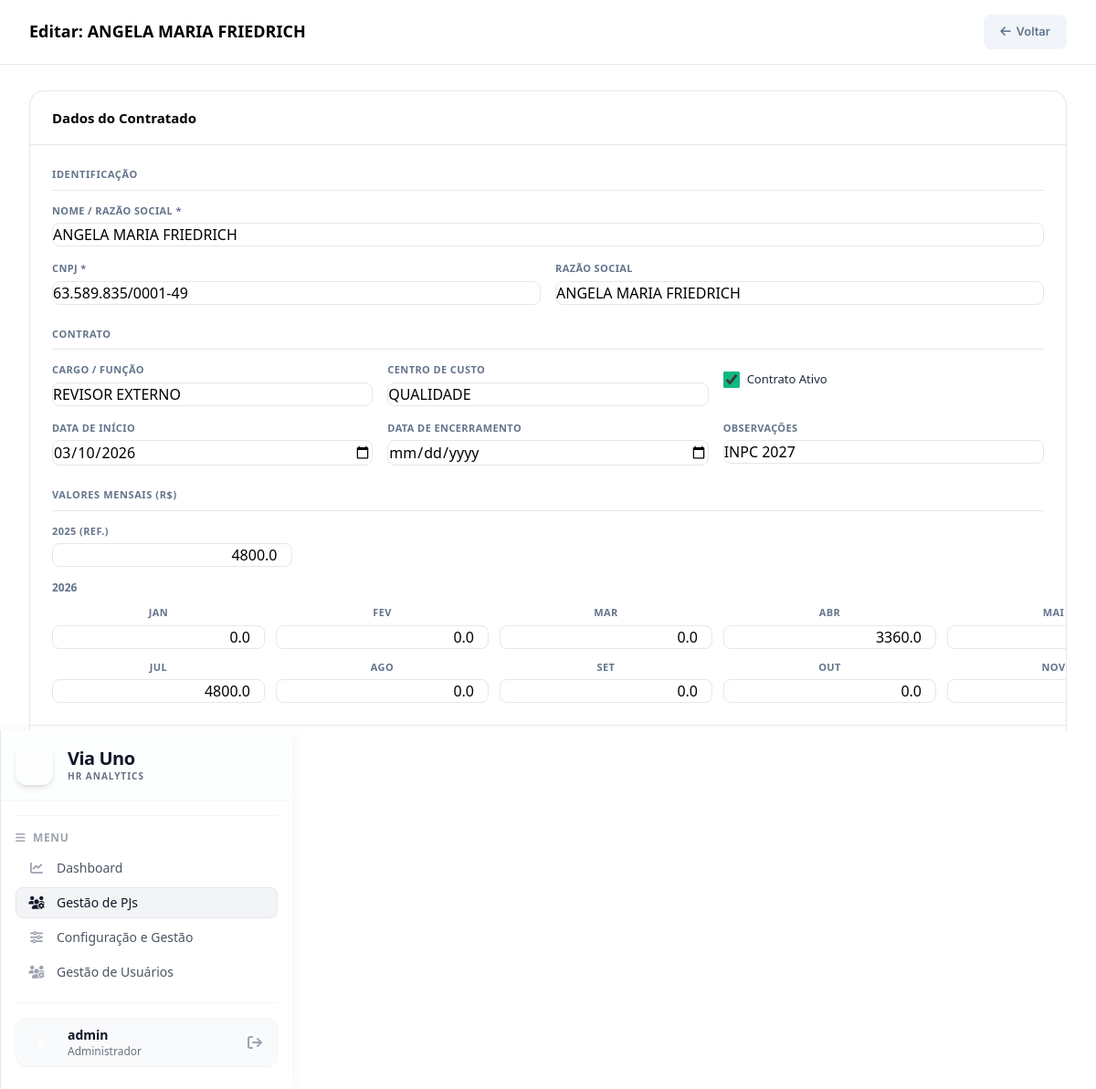
/admin/pj/editar/4 (signed in), run on the app's committed database.
### models.py (models this page shows, shortened)
class PjContrato(db.Model):
    __tablename__ = 'pj_contratos'
    id = db.Column(db.Integer, primary_key=True)
    nome = db.Column(db.String(200), nullable=False)
    cnpj = db.Column(db.String(20), unique=True, nullable=False)
    razao_social = db.Column(db.String(200))
    data_inicio = db.Column(db.Date)
    data_encerramento = db.Column(db.Date)
    cargo = db.Column(db.String(100))
    centro_custo = db.Column(db.String(100))
    observacoes = db.Column(db.Text)
    ativo = db.Column(db.Boolean, default=True)
    valor_2025 = db.Column(db.Float, default=0.0)
    valor_jan_2026 = db.Column(db.Float, default=0.0)
    valor_fev_2026 = db.Column(db.Float, default=0.0)
    valor_mar_2026 = db.Column(db.Float, default=0.0)
    valor_abr_2026 = db.Column(db.Float, default=0.0)
    valor_mai_2026 = db.Column(db.Float, default=0.0)
    valor_jun_2026 = db.Column(db.Float, default=0.0)
    valor_jul_2026 = db.Column(db.Float, default=0.0)
    valor_ago_2026 = db.Column(db.Float, default=0.0)
    valor_set_2026 = db.Column(db.Float, default=0.0)
    valor_out_2026 = db.Column(db.Float, default=0.0)
    valor_nov_2026 = db.Column(db.Float, default=0.0)
    valor_dez_2026 = db.Column(db.Float, default=0.0)

class User(UserMixin, db.Model):
    __tablename__ = 'users'
    id = db.Column(db.Integer, primary_key=True)
    username = db.Column(db.String(80), unique=True, nullable=False)
    password_hash = db.Column(db.String(200), nullable=False)
    role = db.Column(db.String(20), nullable=False, default='viewer')  # 'editor' or 'viewer'
    @property
    def is_editor(self):
        return self.role == 'editor'

### app.py (the view)
@app.route('/admin/pj/editar/<int:pj_id>', methods=['GET', 'POST'])
@editor_required
def pj_editar(pj_id):
    pj = PjContrato.query.get_or_404(pj_id)
    if request.method == 'POST':
        _populate_pj(pj, request.form)
        db.session.commit()
        flash(f'PJ "{pj.nome}" atualizado com sucesso!', 'success')
        return redirect(url_for('admin'))
    return render_template('pj_form.html', pj=pj, title=f'Editar: {pj.nome}')

### templates/pj_form.html (shortened to what this page needs)
<!DOCTYPE html>
<html lang="pt-BR">
<head>
    <script src="https://cdn.tailwindcss.com"></script>
    <link rel="stylesheet" href="https://cdnjs.cloudflare.com/ajax/libs/font-awesome/6.4.0/css/all.min.css">
</head>
<body>
    <div class="main">
        <div class="topbar">
            <h1>{{ title }}</h1>
            <div class="topbar-actions">
                <a href="{{ url_for('admin') }}" class="btn btn-secondary"><i class="fa-solid fa-arrow-left"></i> Voltar</a>
            </div>
        </div>
        <div class="content">
            <form method="POST">
                <div class="form-card">
                    <div class="form-card-header">
                        <h2>Dados do Contratado</h2>
                    </div>
                    <div class="form-body">
                        <div class="section-title">Identificação</div>
                        <div class="grid-2">
                            <div class="form-group span-2">
                                <label for="nome">Nome / Razão Social *</label>
                                <input type="text" id="nome" name="nome" value="{{ pj.nome if pj else '' }}" required>
                            </div>
                            <div class="form-group">
                                <label for="cnpj">CNPJ *</label>
                                <input type="text" id="cnpj" name="cnpj" value="{{ pj.cnpj if pj else '' }}" required placeholder="00.000.000/0000-00">
                            </div>
                            <div class="form-group">
                                <label for="razao_social">Razão Social</label>
                                <input type="text" id="razao_social" name="razao_social" value="{{ pj.razao_social if pj else '' }}">
                            </div>
                        </div>
                        <div class="section-title">Contrato</div>
                        <div class="grid-3">
                            <div class="form-group">
                                <label for="cargo">Cargo / Função</label>
                                <input type="text" id="cargo" name="cargo" value="{{ pj.cargo if pj else '' }}">
                            </div>
                            <div class="form-group">
                                <label for="centro_custo">Centro de Custo</label>
                                <input type="text" id="centro_custo" name="centro_custo" value="{{ pj.centro_custo if pj else '' }}">
                            </div>
                            <div class="form-group">
                                <div class="ativo-toggle">
                                    <input type="checkbox" id="ativo" name="ativo" {{ 'checked' if (not pj or pj.ativo) else '' }}>
                                    <label for="ativo">Contrato Ativo</label>
                                </div>
                            </div>
                            <div class="form-group">
                                <label for="data_inicio">Data de Início</label>
                                <input type="date" id="data_inicio" name="data_inicio" value="{{ pj.data_inicio.isoformat() if pj and pj.data_inicio else '' }}">
                            </div>
                            <div class="form-group">
                                <label for="data_encerramento">Data de Encerramento</label>
                                <input type="date" id="data_encerramento" name="data_encerramento" value="{{ pj.data_encerramento.isoformat() if pj and pj.data_encerramento else '' }}">
                            </div>
                            <div class="form-group">
                                <label for="observacoes">Observações</label>
                                <input type="text" id="observacoes" name="observacoes" value="{{ pj.observacoes if pj else '' }}">
                            </div>
                        </div>
                        <div class="section-title">Valores Mensais (R$)</div>
                        <div class="grid-4">
                            <div class="form-group">
                                <label for="valor_2025">2025 (Ref.)</label>
                                <input type="number" id="valor_2025" name="valor_2025" class="money-input" step="0.01" min="0" value="{{ pj.valor_2025 or '' if pj else '' }}" placeholder="0,00">
                            </div>
                        </div>
                        <div style="margin-top: 14px;">
                            <div style="font-size: 12px; font-weight: 600; color: var(--text-muted); margin-bottom: 10px;">2026</div>
                            <div class="grid-6">
                                {% set months_2026 = [
                                    ('Jan', 'valor_jan_2026'), ('Fev', 'valor_fev_2026'), ('Mar', 'valor_mar_2026'),
                                    ('Abr', 'valor_abr_2026'), ('Mai', 'valor_mai_2026'), ('Jun', 'valor_jun_2026'),
                                    ('Jul', 'valor_jul_2026'), ('Ago', 'valor_ago_2026'), ('Set', 'valor_set_2026'),
                                    ('Out', 'valor_out_2026'), ('Nov', 'valor_nov_2026'), ('Dez', 'valor_dez_2026')
                                ] %}
                                {% for label_m, field in months_2026 %}
                                <div class="form-group">
                                    <label for="{{ field }}" style="text-align:center;">{{ label_m }}</label>
                                    <input type="number" id="{{ field }}" name="{{ field }}" class="money-input" step="0.01" min="0"
                                           value="{{ pj[field] or '' if pj and pj[field] else (pj|attr(field) if pj else '') }}" placeholder="0">
                                </div>
                                {% endfor %}
                            </div>
                        </div>
                    </div>
                    <div class="form-footer">
                    </div>
                </div>
            </form>
        </div>
    </div>
    {% include "sidebar.html" %}
</body>
</html>

### templates/sidebar.html (shortened to what this page needs)
    <aside class="w-80 flex-shrink-0 bg-white border-l border-gray-200 flex flex-col h-full shadow-[0_0_15px_rgba(0,0,0,0.05)] z-20">
        <div class="p-4 border-b border-gray-100 flex items-center gap-4 bg-gray-50/30">
            <div class="bg-brand-600 text-white p-2 rounded-xl shadow-md">
                <i class="fa-solid fa-shoe-prints text-xl"></i>
            </div>
            <div>
                <h1 class="text-xl font-bold text-gray-900 leading-tight tracking-tight">Via Uno</h1>
                <p class="text-[10px] text-gray-500 font-semibold tracking-widest uppercase">HR Analytics</p>
            </div>
        </div>
        <div class="flex-1 overflow-y-auto p-4 space-y-4 no-scrollbar flex flex-col">
            <div class="pt-4 border-t border-gray-100">
                <h2 class="text-xs font-bold text-gray-400 uppercase tracking-wider mb-2 flex items-center gap-2">
                    <i class="fa-solid fa-bars"></i>
                    Menu
                </h2>
                <ul class="space-y-1">
                    <li>
                        <a href="{{ url_for('index') }}" class="flex items-center gap-3 px-3 py-1.5 rounded-lg font-medium text-sm transition-colors {% if request.path == '/' %}bg-gray-100 text-gray-900 border border-gray-200{% else %}text-gray-600 hover:bg-gray-100 border border-transparent{% endif %}">
                            <i class="fa-solid fa-chart-line w-5 text-center {% if request.path == '/' %}text-brand-600{% else %}text-gray-400{% endif %}"></i>
                            Dashboard
                        </a>
                    </li>
                    <li>
                        <a href="{{ url_for('admin') }}" class="flex items-center gap-3 px-3 py-1.5 rounded-lg font-medium text-sm transition-colors {% if request.path == '/admin' or request.path.startswith('/admin/pj') %}bg-gray-100 text-gray-900 border border-gray-200{% else %}text-gray-600 hover:bg-gray-100 border border-transparent{% endif %}">
                            <i class="fa-solid fa-users-gear w-5 text-center {% if request.path == '/admin' or request.path.startswith('/admin/pj') %}text-brand-600{% else %}text-gray-400{% endif %}"></i>
                            Gestão de PJs
                        </a>
                    </li>
                    <li>
                        <a href="{{ url_for('agrupadores') }}" class="flex items-center gap-3 px-3 py-1.5 rounded-lg font-medium text-sm transition-colors {% if request.path.startswith('/admin/agrupadores') %}bg-gray-100 text-gray-900 border border-gray-200{% else %}text-gray-600 hover:bg-gray-100 border border-transparent{% endif %}">
                            <i class="fa-solid fa-sliders w-5 text-center {% if request.path.startswith('/admin/agrupadores') %}text-brand-600{% else %}text-gray-400{% endif %}"></i>
                            Configuração e Gestão
                        </a>
                    </li>
                    <li>
                        <a href="{{ url_for('admin_usuarios') }}" class="flex items-center gap-3 px-3 py-1.5 rounded-lg font-medium text-sm transition-colors {% if request.path.startswith('/admin/usuarios') %}bg-gray-100 text-gray-900 border border-gray-200{% else %}text-gray-600 hover:bg-gray-100 border border-transparent{% endif %}">
                            <i class="fa-solid fa-users-gear w-5 text-center {% if request.path.startswith('/admin/usuarios') %}text-brand-600{% else %}text-gray-400{% endif %}"></i>
                            Gestão de Usuários
                        </a>
                    </li>
                </ul>
            </div>
            <div class="mt-auto pt-4 pb-2 border-t border-gray-100">
                <div class="flex items-center gap-3 px-3 py-2 bg-gray-50 rounded-xl border border-gray-100">
                    <div class="w-8 h-8 rounded-full bg-brand-600 flex items-center justify-center text-white font-bold text-sm">
                    </div>
                    <div class="flex-1 min-w-0">
                        <p class="text-sm font-semibold text-gray-900 truncate">
                            {% if current_user.is_authenticated %}
                                {{ current_user.username }}
                            {% else %}
                                Visitante
                            {% endif %}
                        </p>
                        <p class="text-xs text-gray-500 truncate">
                            {% if current_user.is_authenticated %}
                                {% if current_user.is_editor %}Administrador{% else %}Visualizador{% endif %}
                            {% else %}
                                Somente Leitura
                            {% endif %}
                        </p>
                    </div>
                    {% if current_user.is_authenticated %}
                    <a href="/logout" class="text-gray-400 hover:text-red-500 transition-colors p-1" title="Sair">
                        <i class="fa-solid fa-arrow-right-from-bracket"></i>
                    </a>
                    {% else %}
                    <a href="/login" class="text-gray-400 hover:text-brand-600 transition-colors p-1" title="Login">
                        <i class="fa-solid fa-arrow-right-to-bracket"></i>
                    </a>
                    {% endif %}
                </div>
            </div>
        </div>
    </aside>

### data on the page
PjContrato: nome "ANGELA MARIA FRIEDRICH", cnpj "63.589.835/0001-49", razao_social "ANGELA MARIA FRIEDRICH", cargo "REVISOR EXTERNO", centro_custo "QUALIDADE", data_inicio "03/10/2026", observacoes "INPC 2027", valor_2025 "4800.0", valor_jan_2026 "0.0" "0.0" "0.0" "3360.0" "4800.0" "4800.0" "0.0" "0.0" "0.0" "0.0"
User: username "admin"

### other printed values
{{ title }} "Editar: ANGELA MARIA FRIEDRICH"
{{ label_m }} "JAN" "FEV" "MAR" "ABR" "MAI" "JUL" "AGO" "SET" "OUT" "NOV"
